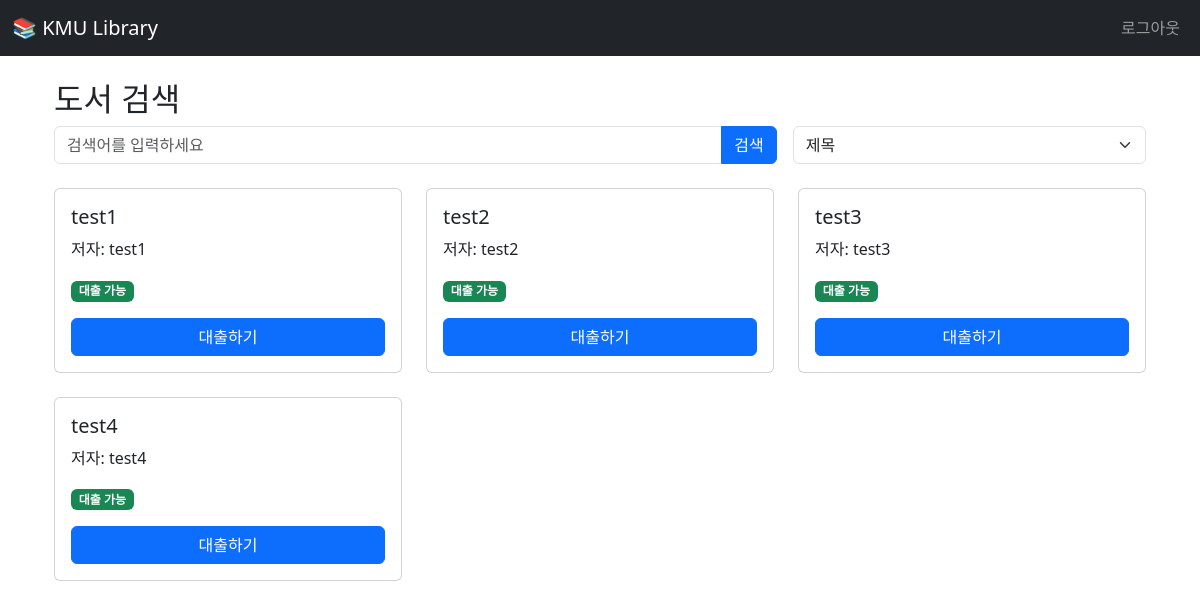
Page /library/search/ (signed in) on the committed database.
### library/models.py (models this page shows)
class Book(models.Model):
    bookID = models.AutoField(primary_key=True)
    title = models.CharField(max_length=200)
    author = models.CharField(max_length=100)
    available = models.BooleanField(default=True)

### library/views.py (the view)
# urls.py: path('search/', views.search_books, name='search_books'),
def search_books(request):
    query = request.GET.get('q', '')
    search_type = request.GET.get('type', 'title')
    if query:
        if search_type == 'title':
            books = Book.objects.filter(title__icontains=query)
        else:  # author
            books = Book.objects.filter(author__icontains=query)
    else:
        books = Book.objects.all()
    return render(request, 'library/search.html', {
        'books': books,
        'query': query,
        'search_type': search_type
    })

### templates/library/search.html (shortened to what this page needs)
{% extends 'base.html' %}
{% block content %}
<div class="container mt-4">
    <h2>도서 검색</h2>
    <form method="get" class="mb-4">
        <div class="row g-3">
            <div class="col-md-8">
                <div class="input-group">
                    <input type="text" name="q" class="form-control" placeholder="검색어를 입력하세요" value="{{ query }}">
                    <button type="submit" class="btn btn-primary">검색</button>
                </div>
            </div>
            <div class="col-md-4">
                <select name="type" class="form-select">
                    <option value="title" {% if search_type == 'title' %}selected{% endif %}>제목</option>
                </select>
            </div>
        </div>
    </form>
    {% if books %}
    <div class="row">
        {% for book in books %}
        <div class="col-md-4 mb-4">
            <div class="card h-100">
                <div class="card-body">
                    <h5 class="card-title">{{ book.title }}</h5>
                    <p class="card-text">저자: {{ book.author }}</p>
                    <p class="card-text">
                        <span class="badge {% if book.available %}bg-success{% else %}bg-danger{% endif %}">
                            {% if book.available %}대출 가능{% else %}대출 중{% endif %}
                        </span>
                    </p>
                    <div class="d-grid gap-2">
                        {% if book.available %}
                            <a href="{% url 'borrow_book' book.id %}" class="btn btn-primary">대출하기</a>
                        {% else %}
                            <a href="{% url 'reserve_book' book.id %}" class="btn btn-warning">예약하기</a>
                        {% endif %}
                    </div>
                </div>
            </div>
        </div>
        {% endfor %}
    </div>
    {% endif %}
</div>
{% endblock %}

### rows in the picture
Book: title "test1", author "test1", available "대출 가능"
Book: title "test2", author "test2", available "대출 가능"
Book: title "test3", author "test3", available "대출 가능"
Book: title "test4", author "test4", available "대출 가능"
